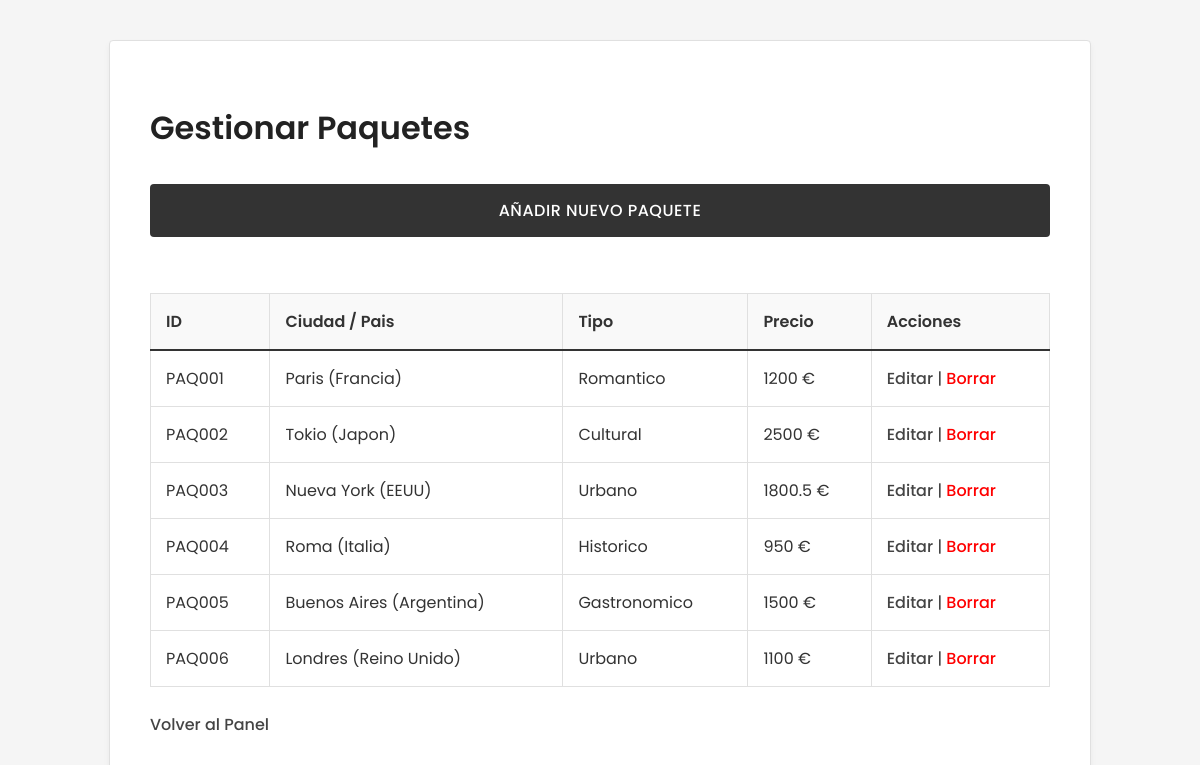
/gestionar_paquetes.php (signed in), run on the app's committed database.
### tables this page shows
CREATE TABLE paquetes_turisticos (
    id_paquete VARCHAR(50) PRIMARY KEY,
    destino_pais VARCHAR(100),
    destino_ciudad VARCHAR(100),
    tipo_viaje VARCHAR(50),
    duracion INT,
    descripcion_detallada TEXT,
    itinerario TEXT,
    plazas INT,
    precio_base DOUBLE,
    id_proveedor VARCHAR(50),
    FOREIGN KEY (id_proveedor) REFERENCES proveedores(id_proveedor) ON DELETE CASCADE
);

### gestionar_paquetes.php (the view, shortened to what this page needs)
<?php
include 'conexion.php';
$modo = "lista";
?>
<html>
<head>
    <link rel="stylesheet" href="style.css">
</head>
<body>
    <div class="container">
        <h1>Gestionar Paquetes</h1>
        <?php if ($modo == 'lista'): ?>
            <a href="gestionar_paquetes.php?accion=nuevo" class="btn">Añadir Nuevo Paquete</a>
            <br><br>
            <table border="1" width="100%">
                <tr>
                    <th>ID</th>
                    <th>Ciudad / Pais</th>
                    <th>Tipo</th>
                    <th>Precio</th>
                    <th>Acciones</th>
                </tr>
                <?php
                $res = mysqli_query($conex, "SELECT * FROM paquetes_turisticos");
                while ($fila = mysqli_fetch_array($res)) {
                    echo "<tr>";
                    echo "<td>" . $fila['id_paquete'] . "</td>";
                    echo "<td>" . $fila['destino_ciudad'] . " (" . $fila['destino_pais'] . ")</td>";
                    echo "<td>" . $fila['tipo_viaje'] . "</td>";
                    echo "<td>" . $fila['precio_base'] . " €</td>";
                    echo "<td>
                            <a href='gestionar_paquetes.php?accion=editar&id=" . $fila['id_paquete'] . "'>Editar</a> |
                            <a href='gestionar_paquetes.php?borrar=" . $fila['id_paquete'] . "' onclick='return confirm(\"¿Seguro?\")' style='color:red'>Borrar</a>
                          </td>";
                    echo "</tr>";
                }
                ?>
            </table>
            <br>
            <a href="admin_dashboard.php">Volver al Panel</a>
        <?php endif; ?>
    </div>
</body>
</html>

### style.css (style rules this page uses)
body { margin: 0; padding: 0; font-family: 'Poppins', 'Segoe UI', Helvetica, Arial, sans-serif; background-color: #f5f5f5; color: #333333; line-height: 1.6; min-height: 100vh; display: flex; flex-direction: column; align-items: center; }
h1, h2, h3 { color: #222222; margin-bottom: 20px; font-weight: 600; }
a { color: #444444; text-decoration: none; font-weight: 500; border-bottom: 1px solid transparent; transition: all 0.3s; }
.container { background-color: #ffffff; border: 1px solid #e0e0e0; border-radius: 4px; padding: 40px; width: 90%; max-width: 900px; margin: 40px auto; box-shadow: 0 4px 6px rgba(0, 0, 0, 0.05); }
input[type="submit"], .button, .btn { width: 100%; background-color: #333333; color: #ffffff; padding: 14px 20px; margin: 10px 0; border: none; border-radius: 4px; cursor: pointer; font-size: 1rem; font-weight: 500; text-align: center; display: inline-block; box-sizing: border-box; text-decoration: none; text-transform: uppercase; letter-spacing: 0.5px; transition: background-color 0.3s; }
table { width: 100%; border-collapse: collapse; margin-top: 20px; border: 1px solid #e0e0e0; }
th, td { padding: 15px; text-align: left; border-bottom: 1px solid #e0e0e0; }
th { background-color: #f9f9f9; color: #333; font-weight: 600; border-bottom: 2px solid #333; }

### data on the page
paquetes_turisticos: id_paquete "PAQ001", destino_ciudad "Paris", destino_pais "Francia", tipo_viaje "Romantico", precio_base "1200"
paquetes_turisticos: id_paquete "PAQ002", destino_ciudad "Tokio", destino_pais "Japon", tipo_viaje "Cultural", precio_base "2500"
paquetes_turisticos: id_paquete "PAQ003", destino_ciudad "Nueva York", destino_pais "EEUU", tipo_viaje "Urbano", precio_base "1800.5"
paquetes_turisticos: id_paquete "PAQ004", destino_ciudad "Roma", destino_pais "Italia", tipo_viaje "Historico", precio_base "950"
paquetes_turisticos: id_paquete "PAQ005", destino_ciudad "Buenos Aires", destino_pais "Argentina", tipo_viaje "Gastronomico", precio_base "1500"
paquetes_turisticos: id_paquete "PAQ006", destino_ciudad "Londres", destino_pais "Reino Unido", tipo_viaje "Urbano", precio_base "1100"
